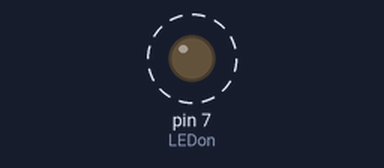
Recording of a program running on a simulated Raspberry Pi (header pin numbers). Shown: output pins drawn as LEDs (lit = HIGH). Dashed ring = blinking.

Above: at 0.5 s.
Timing chart, 0 to 4.6 s (numbered marks = the images above):
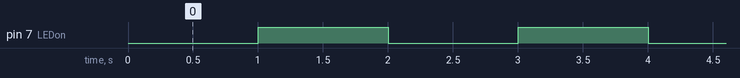

Measured:
- by itself, pin 7 (LEDon): alternates HIGH for 1.0 s and LOW for 1.0 s

The program:

ex_board.py
```python
import RPi.GPIO as GPIO
import sys
import time

GPIO.setmode(GPIO.BOARD)
GPIO.setup(7,GPIO.OUT)

try:
    while True:
        LEDon = GPIO.output(7, 0)
        time.sleep(1)
        LEDoff = GPIO.output(7, 1)
        time.sleep(1)
finally:
        GPIO.cleanup()
```
